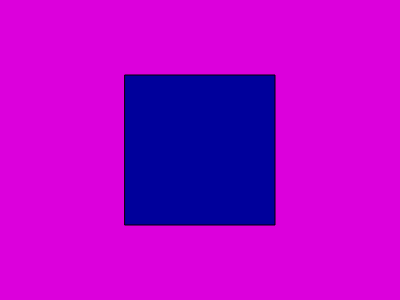
Frame 1 (no input)
Frame 60 (no input): identical to frame 1, image omitted
Frame 120 (the mouse pressed at the canvas centre since frame 60): identical to frame 1, image omitted

The p5.js sketch that drew this single still picture (run headless with seeded random() and noise() and a simulated clock; from frame 60 on, the mouse is pressed at the canvas centre):

// p5.js sketch
// ── sketch.js
function setup() {
  createCanvas(400,300)
}

function draw() {
  background(220,0,220)

  
  rectMode(CENTER)
  
  fill(0,0,155)
  stroke(0,0,0)
  rect(200,150,150,150)
}
